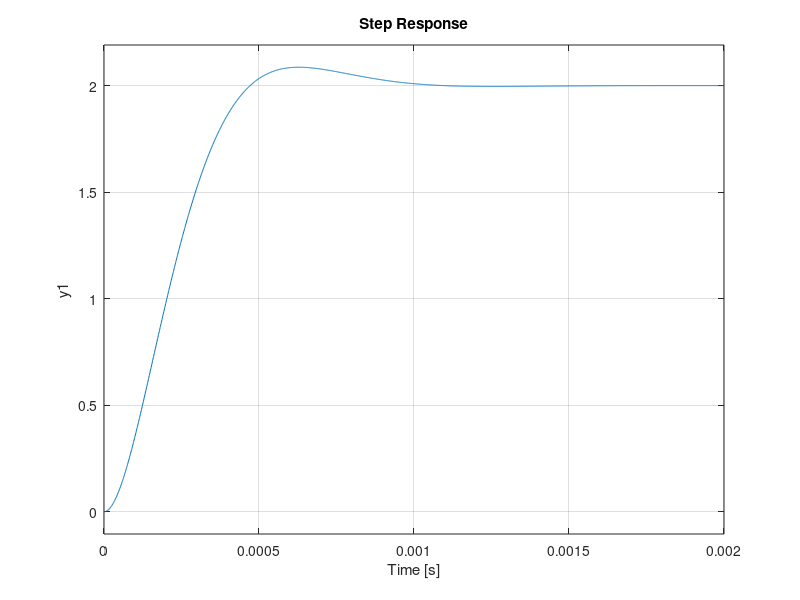
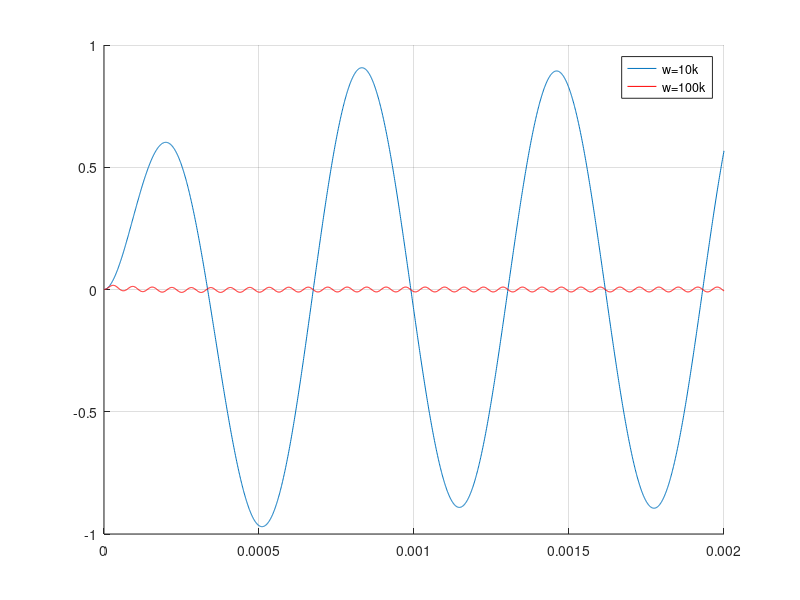

Write the MATLAB code that produced these figures, in order.
pkg load control

s = tf('s');

R1 = 10E3; R2=20E3; C1 = 10E-9; C2=C1; 

h = 2/(1+2*R1*C1*s+R1*R2*C1*C2*s*s)

t = 0:1e-6:2e-3;

step(h,t)

figure
hold on
grid on

[y, t] = lsim(h, cos(10_000*t), t);

plot(t,y,";w=10k;")

[y, t] = lsim(h, cos(100_000*t), t);

plot(t,y,"red;w=100k;")